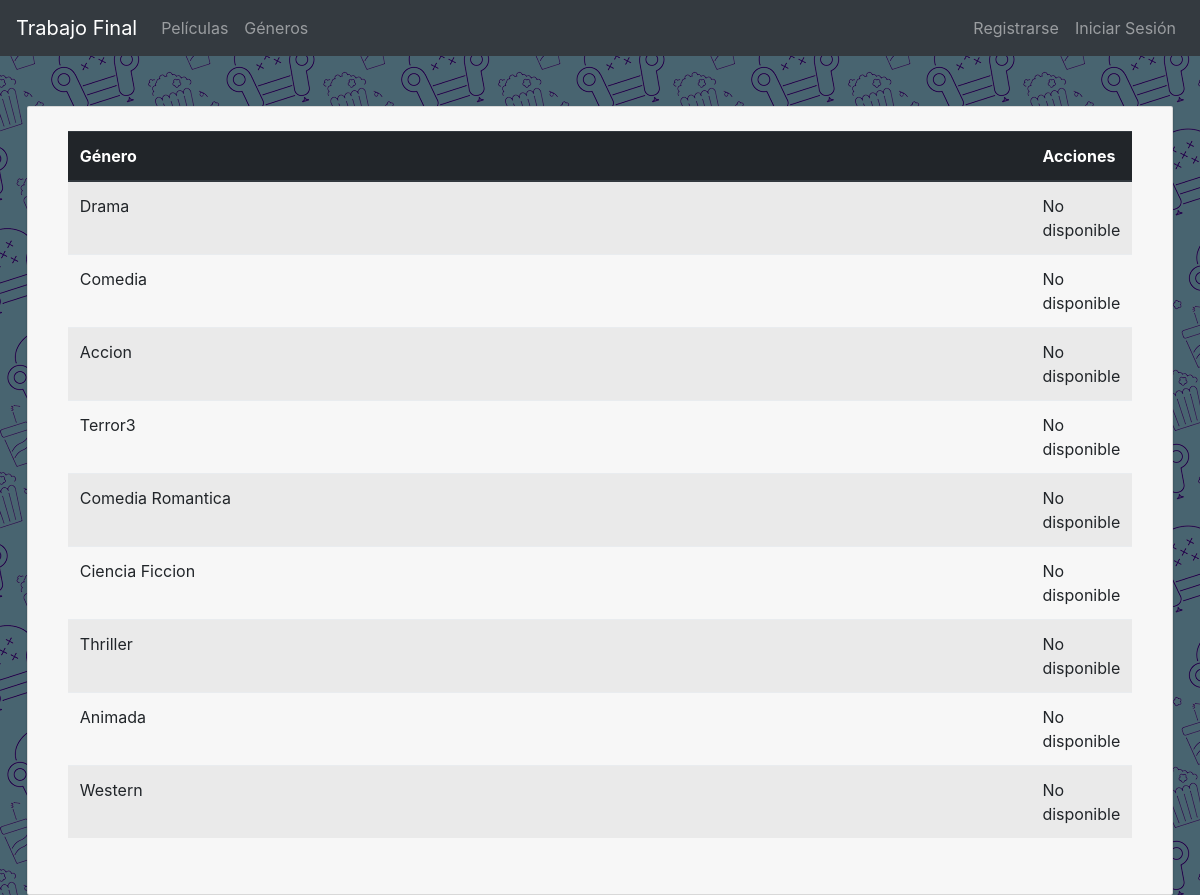
Screenshot of /genre-list.php with the database file from the repository.
### tables this page shows
CREATE TABLE `genero` (
  `id_genero` int(10) UNSIGNED NOT NULL,
  `nombre_genero` varchar(25) NOT NULL
);

### genre-list.php (the view, shortened to what this page needs)
<!DOCTYPE html>
<html lang="es">
<?php
	require 'inc/conn.php';
	include_once("navbar.php");
?>
<head>
	<link rel="stylesheet" href="bootstrap/css/bootstrap.min.css">
	<link rel="stylesheet" type="text/css" href="css/styles.css">
	<link rel="stylesheet" href="font-awesome/css/font-awesome.min.css">
</head>
<body>
	<div id="encab">
		<?=$menu_ppal?>
	</div>
	<div class="container">
		<div class="card card-container pt-4">
			<table class="table table-striped">
				<thead class="thead thead-dark">
					<th class="col md-5">Género</th>
					<th class="col md-1">Acciones</th>
				</thead>
				<tbody>
					<?php
					$rs = $mysqli->query("SELECT * FROM genero g;");
					foreach($rs as $fila) {
						$actionCommon = "<span>No disponible</span>";
						$action = $actionCommon;
							echo "
							<tr class=''>
								<td class='col'>{$fila['nombre_genero']}</td>
								<td class='col'>".
									$action.
								"</td>
							</tr>
						";
					}
					?>
				</tbody>
			</table>
		</div>
	</div>
</body>
</html>

### css/styles.css (style rules this page uses)
body, html { height: 100%; background-image: url('../res/img/background.png'); }
.container { max-width: 99%; }
.card-container.card { max-width: 99%; padding: 40px 40px; }
.card { background-color: #F7F7F7; padding: 20px 25px 30px; margin: 0 auto 25px; margin-top: 50px; -moz-border-radius: 2px; -webkit-border-radius: 2px; border-radius: 2px; -moz-box-shadow: 0px 2px 2px rgba(0, 0, 0, 0.3); -webkit-box-shadow: 0px 2px 2px rgba(0, 0, 0, 0.3); box-shadow: 0px 2px 2px rgba(0, 0, 0, 0.3); }

### rows the page displays
genero: nombre_genero "Drama"
genero: nombre_genero "Comedia"
genero: nombre_genero "Accion"
genero: nombre_genero "Terror3"
genero: nombre_genero "Comedia Romantica"
genero: nombre_genero "Ciencia Ficcion"
genero: nombre_genero "Thriller"
genero: nombre_genero "Animada"
genero: nombre_genero "Western"

### other values shown
$menutit "Películas"
$menutit "Géneros"
